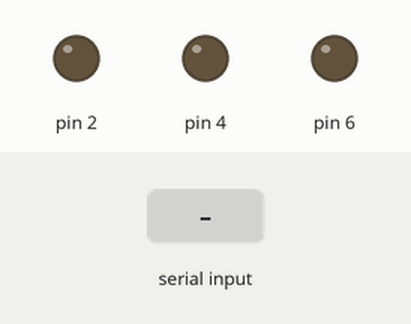
Recording of a sketch running on a simulated Arduino Uno, built with avr-gcc and run on an emulated ATmega328P. Shown: output pins drawn as LEDs (lit = HIGH). Inputs (shaded band) come from the test bench.

Above: at 1.2 s.
1.3 s: "A" received over Serial
At 3.5 s:
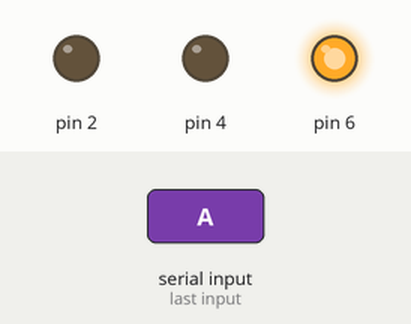
3.8 s: "B" received over Serial
At 5.4 s:
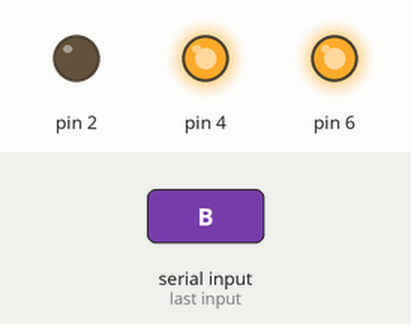
6.3 s: "a" received over Serial
At 8.5 s:
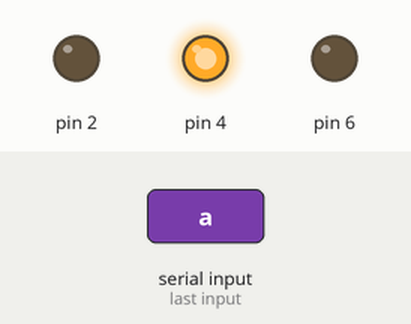
8.8 s: "C" received over Serial
At 10.4 s:
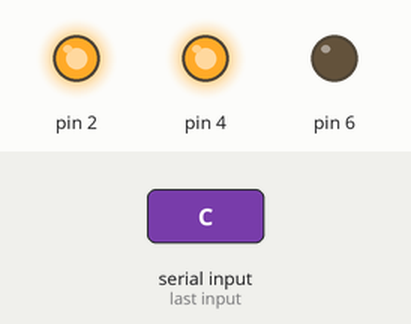
11.3 s: "b" received over Serial
At 13.5 s:
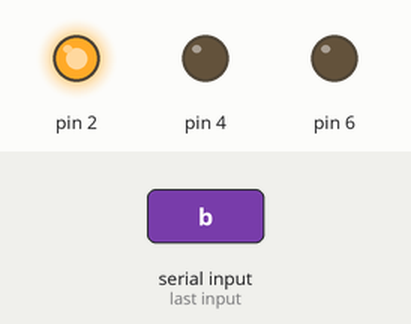
13.8 s: "c" received over Serial
At 15.4 s:
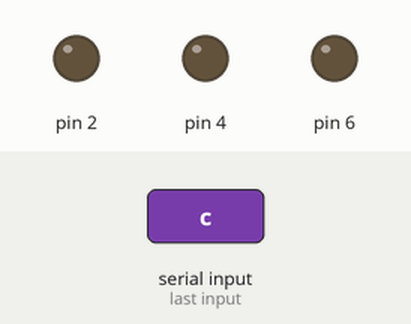
Timing chart, 0 to 16.9 s (numbered marks = the images above; inputs shaded):
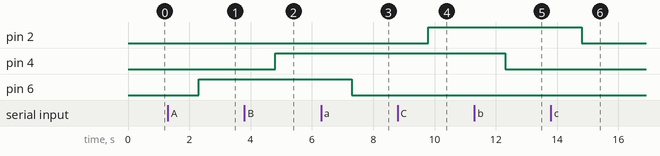

The sketch:

3LED.ino
```cpp
String data;
char d1;
char d2;
char d3;
void setup() {
  Serial.begin(9600);
  pinMode(2, OUTPUT);
  pinMode(4, OUTPUT);
  pinMode(6, OUTPUT);
}

void loop() {
  // put your main code here, to run repeatedly:
  if(Serial.available()){
    data = Serial.readString();
    d1 = data.charAt(0);
    if(d1 == 'A'){
      digitalWrite(6, HIGH);
      }
    else if (d1 == 'a'){
      digitalWrite(6,LOW);
      }

    if(d1 == 'B'){
      digitalWrite(4, HIGH);
      }
    else if (d1 == 'b'){
      digitalWrite(4,LOW);
      }

    if(d1 == 'C'){
      digitalWrite(2, HIGH);
      }
    else if (d1 == 'c'){
      digitalWrite(2,LOW);
      }
    }
}
```

Measured:
- after the input at 1.3 s, pin 6: LOW → HIGH after 1.0 s
- after the input at 3.8 s, pin 4: LOW → HIGH after 1.0 s
- after the input at 6.3 s, pin 6: HIGH → LOW after 1.0 s
- after the input at 8.8 s, pin 2: LOW → HIGH after 1.0 s
- after the input at 11.3 s, pin 4: HIGH → LOW after 1.0 s
- after the input at 13.8 s, pin 2: HIGH → LOW after 1.0 s
